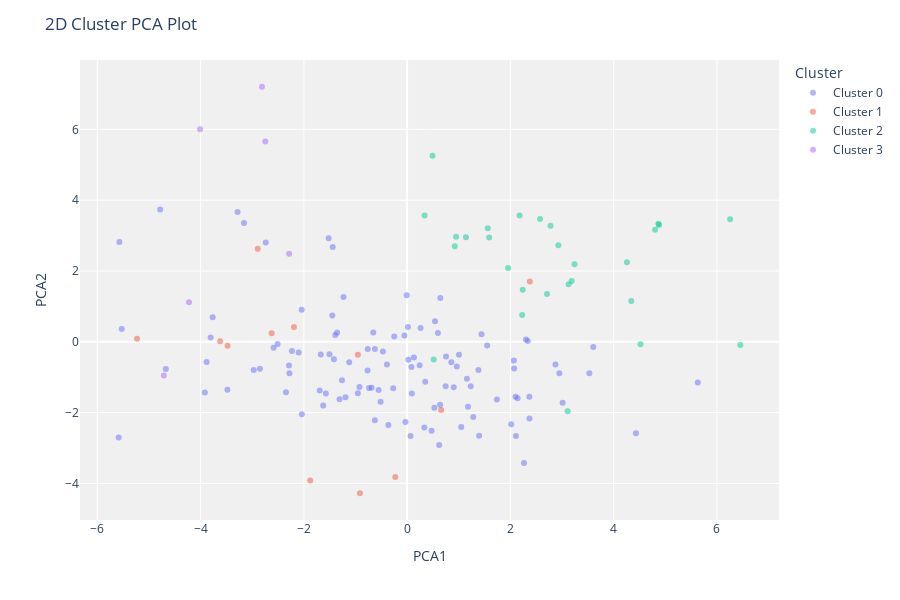

Notebook source saved alongside this figure:
### Markdown cell above
### Cluster PCA Plot (2d)

### Code cell
this.plottype = "cluster"
this.plotmodel()
